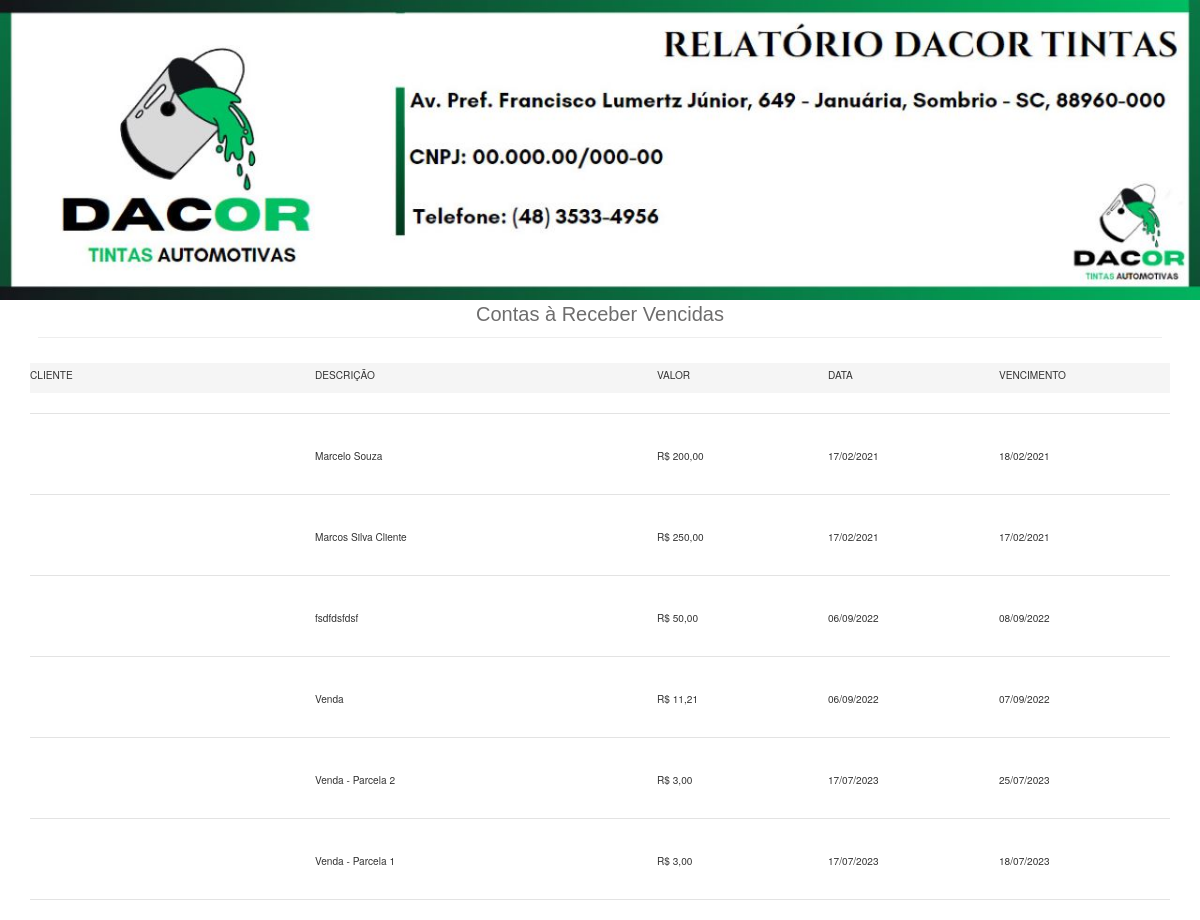
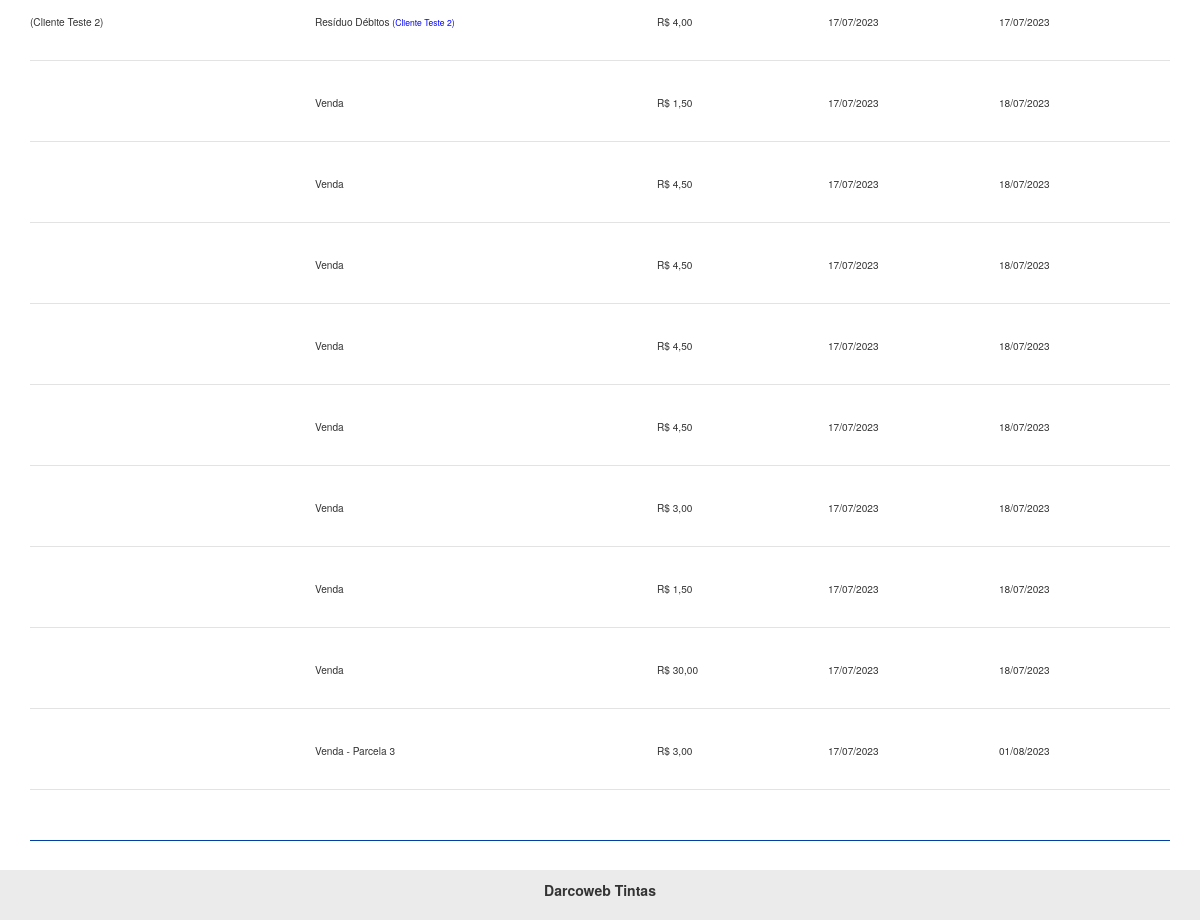
The app's page /login/rel/relContasReceberVencidas.php with its own data (2 pictures, top to bottom).
### tables this page shows
CREATE TABLE `contas_receber` (
  `id` int(11) NOT NULL,
  `descricao` varchar(50) NOT NULL,
  `valor` decimal(8,2) NOT NULL,
  `usuario` int(11) NOT NULL,
  `pago` varchar(5) NOT NULL,
  `data` date NOT NULL,
  `vencimento` date NOT NULL,
  `arquivo` varchar(100) DEFAULT NULL,
  `data_pgto` date DEFAULT NULL,
  `cliente` int(11) DEFAULT NULL,
  `id_venda` int(11) DEFAULT NULL
);

CREATE TABLE `clientes` (
  `id` int(11) NOT NULL,
  `nome` varchar(50) NOT NULL,
  `cpf` varchar(20) DEFAULT NULL,
  `telefone` varchar(20) NOT NULL,
  `endereco` varchar(100) DEFAULT NULL
);

### login/config.php (called while the page is built, shortened)
<?php
$url_sistema = "http://localhost:8080/tcc/";
$rodape_relatorios = "Darcoweb Tintas";
$cabecalho_img_rel = 'Sim';
 ?>

### login/rel/relContasReceberVencidas.php (the view, shortened to what this page needs)
<?php
require_once("../conexao.php");
$data_atual = date('Y-m-d');
?>
<!DOCTYPE html>
<html>
<head>
	<link rel="stylesheet" href="https://maxcdn.bootstrapcdn.com/bootstrap/3.3.7/css/bootstrap.min.css">
</head>
<body>
	<?php if($cabecalho_img_rel == 'Sim'){ ?>
		<div class="img-cabecalho my-4">
			<img src="<?php echo $url_sistema ?>img/topo-relatorio.jpg" width="100%">
		</div>
	<?php } ?>
	<div class="container">
		<div align="center" class="">
			<span class="titulorel">Contas à Receber Vencidas </span>
		</div>
		<hr>
		<div class="mx-2" style="padding-top:15px ">
			<small><small>
				<section class="area-tab" style="background-color: #f5f5f5;">
					<div class="linha-cab" style="padding-top: 5px;">
						<div class="coluna" style="width:25%">CLIENTE</div>
						<div class="coluna" style="width:30%">DESCRIÇÃO</div>
						<div class="coluna" style="width:15%">VALOR</div>
						<div class="coluna" style="width:15%">DATA</div>
						<div class="coluna" style="width:15%">VENCIMENTO</div>
					</div>
				</section><small></small>
				<div class="cabecalho mb-1" style="border-bottom: solid 1px #e3e3e3;">
				</div>
<?php
				$valor_vencido = 0;
				$query = $pdo->query("SELECT * FROM contas_receber where vencimento < curDate() and pago != 'Sim' order by data asc");
				$res = $query->fetchAll(PDO::FETCH_ASSOC);
				for ($i=0; $i < @count($res); $i++) {
					$data = $res[$i]['data'];
					$vencimento = $res[$i]['vencimento'];
					$vlr = $res[$i]['valor'];
					$data = implode('/', array_reverse(explode('-', $data)));
					$vencimento = implode('/', array_reverse(explode('-', $vencimento)));
					$cliente = $res[$i]['cliente'];
						$query_p = $pdo->query("SELECT * from clientes where id = '$cliente'");
						$res_p = $query_p->fetchAll(PDO::FETCH_ASSOC);
						if(@count($res_p) > 0){
							$nome_cli = '('.@$res_p[0]['nome'].')';
						}else{
							$nome_cli = '';
						}
						$data_venc =  $res[$i]['vencimento'];
						$pago =  $res[$i]['pago'];
						if(strtotime($data_venc) < strtotime($data_atual) and $pago != 'Sim'){
							$valor_vencido += $vlr;
						}else{
							$vencido = '';
						}
						$valor_vencidoF = number_format($valor_vencido, 2, ',', '.');
					?>
				<section class="area-tab" style="padding-top:5px">
					<div class="linha-cab">
						<div class="coluna" style="width:25%"><?php echo $nome_cli ?></div>
						<div class="coluna" style="width:30%"><?php echo $res[$i]['descricao'] ?> <small><span style="color:blue"><?php echo $nome_cli ?></span></small></div>
						<div class="coluna" style="width:15%">R$ <?php echo number_format($res[$i]['valor'], 2, ',', '.'); ?></div>
						<div class="coluna" style="width:15%"><?php echo $data ?></div>
						<div class="coluna" style="width:15%"><?php echo $vencimento ?></div>
					</div>
				</section>
			<div class="cabecalho" style="border-bottom: solid 1px #e3e3e3;">
				</div>
			<?php } ?>
			</small>
		</div>
		<div class="cabecalho mt-3" style="border-bottom: solid 1px #0340a3">
		</div>
		<br>
		<div class="col-md-12 p-2">
			<div class="" align="right">
				<span class="mx-4" style="color:red"><small><b> Total Vencidas R$ <?php echo $valor_vencidoF ?></small> </span>
			</div>
		</div>
	</div>
	<div class="footer">
		<p style="font-size:14px" align="center"><?php echo $rodape_relatorios ?></p>
	</div>
</body>
</html>

### login/rel/relContasReceberVencidas.php (style rules this page uses)
.footer { margin-top:20px; width:100%; background-color: #ebebeb; padding:10px; position:absolute; bottom:0; }
.cabecalho { padding:10px; margin-bottom:30px; width:100%; font-family:Times, "Times New Roman", Georgia, serif; }
hr { margin:8px; padding:1px; }
.titulorel { margin:0; font-size:20px; font-family:Arial, Helvetica, sans-serif; color:#6e6d6d; }
.coluna { margin: 0px; float:left; height:30px; }
.area-tab { display:block; width:100%; height:30px; }

### records on screen
contas_receber: descricao "Marcelo Souza", valor "200,00", data "17/02/2021", vencimento "18/02/2021"
contas_receber: descricao "Marcos Silva Cliente", valor "250,00", data "17/02/2021", vencimento "17/02/2021"
contas_receber: descricao "fsdfdsfdsf", valor "50,00", data "06/09/2022", vencimento "08/09/2022"
contas_receber: descricao "Venda", valor "11,21", data "06/09/2022", vencimento "07/09/2022"
contas_receber: descricao "Venda - Parcela 2", valor "3,00", data "17/07/2023", vencimento "25/07/2023"
contas_receber: descricao "Venda - Parcela 1", valor "3,00", data "17/07/2023", vencimento "18/07/2023"
contas_receber: clientes.nome "(Cliente Teste 2)", descricao "Resíduo Débitos", valor "4,00", data "17/07/2023", vencimento "17/07/2023"
contas_receber: descricao "Venda", valor "1,50", data "17/07/2023", vencimento "18/07/2023"
contas_receber: descricao "Venda", valor "4,50", data "17/07/2023", vencimento "18/07/2023"
contas_receber: descricao "Venda", valor "4,50", data "17/07/2023", vencimento "18/07/2023"
contas_receber: descricao "Venda", valor "4,50", data "17/07/2023", vencimento "18/07/2023"
contas_receber: descricao "Venda", valor "4,50", data "17/07/2023", vencimento "18/07/2023"
contas_receber: descricao "Venda", valor "3,00", data "17/07/2023", vencimento "18/07/2023"
contas_receber: descricao "Venda", valor "1,50", data "17/07/2023", vencimento "18/07/2023"
contas_receber: descricao "Venda", valor "30,00", data "17/07/2023", vencimento "18/07/2023"
contas_receber: descricao "Venda - Parcela 3", valor "3,00", data "17/07/2023", vencimento "01/08/2023"

### other values on screen
$rodape_relatorios "Darcoweb Tintas"
